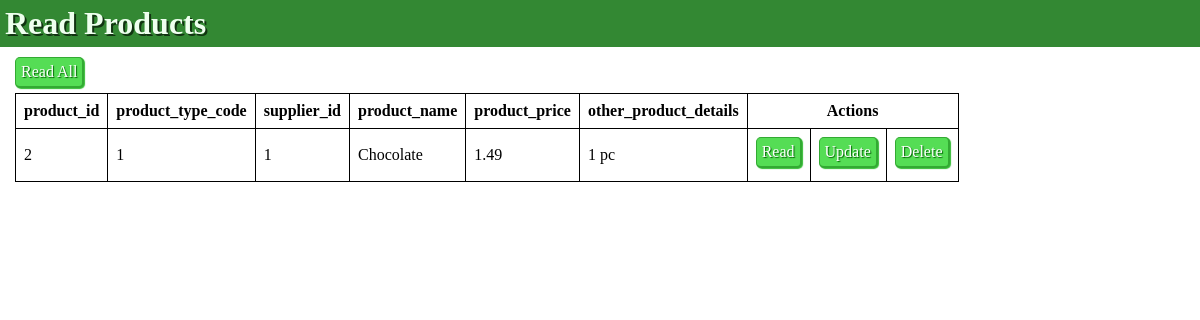
Page /read_screen.php?id=2 on the committed database.
### tables this page shows
CREATE TABLE `products` (
  `product_id` int(11) NOT NULL,
  `product_type_code` int(11) NOT NULL,
  `supplier_id` int(11) NOT NULL,
  `product_name` varchar(60) NOT NULL,
  `product_price` decimal(6,2) NOT NULL,
  `other_product_details` varchar(40) NOT NULL
);

### php/pdo_database.php (called while the page is built, shortened)
<?php
$servername = "localhost";
$dbname = "stardunks";
$username = "Stardunks";
$password = "";
function DB_connect() {
    global $servername, $dbname, $username, $password;
    return $conn = new PDO("mysql:host=$servername;dbname=$dbname", $username, $password);
}
function DB_ReadIntoAssoc($sql) {
    try {
        $conn = DB_connect();
        $conn->setAttribute(PDO::ATTR_ERRMODE, PDO::ERRMODE_EXCEPTION);
        $stmt = $conn->prepare($sql);
        $stmt->execute();
        $stmt->setFetchMode(PDO::FETCH_ASSOC);
        $endRes = $stmt->fetchAll();
        return $endRes;
    }
    catch(PDOException $e) {
        $conn = null;
        return "Error: " . $e->getMessage();
    }
}
?>

### php/generate_tables.php (the view, shortened to what this page needs)
<?php
function GenerateTableWithButtons($data) {
    function buttons($id) {
        $read   = "<td><a href='read_screen.php?id=$id' class='generatedTableButton'>Read</a></td>";
        $update = "<td><a href='update_screen.php?id=$id' class='generatedTableButton'>Update</a></td>";
        $delete = "<td><a href='php/handle_delete.php?id=$id' class='generatedTableButton'>Delete</a></td>";
        $buttons = $read . $update . $delete;
        return $buttons;
    }
    function head($data) {
        $head = "<thead>";
            foreach ($data as $key => $value) {
                $row = "<tr>";
                    foreach ($value as $k => $v) {
                        $row .= "<th>" . $k . "</th>";
                    }
                    $row .= "<th colspan='3'>Actions</th>";
                $row .= "</tr>";
                $head .= $row;
                break;
            }
        $head .= "</thead>";
        return $head;
    }
    function body($data) {
        $body = "<tbody>";
            foreach ($data as $key => $value) {
                $row = "<tr>";
                    foreach ($value as $k => $v) {
                        $row .= "<td>" . $value[$k] . "</td>";
                    }
                $row .= buttons($value['product_id']);
                $row .= "<tr>";
                $body .= $row;
            }
        $body .= "</tbody>";
        return $body;
    }
    $table = "<table border='1' class='generatedTable'>" .  head($data) . body($data) . "</table>";
    return $table;
}
?>

### css/master.css (style rules this page uses)
html, body { margin: 0px; padding: 0px; width: 100%; }
.generatedTable, .generatedTable tr, .generatedTable tr td, .generatedTable tr th, .generatedTableCreate, .generatedTableCreate tr, .generatedTableCreate tr td, .generatedTableCreate tr th { border-collapse: collapse; border: solid black 1px; }
.generatedTable tr td, .generatedTable tr th, .generatedTableCreate tr th, .generatedTableCreate tr td:first-child { padding: 8px; }
.generatedTableButton { text-decoration: none; display: inline-block; background-color: #5d5; box-shadow: 1px 1px 1px 0px #3b3; border-radius: 5px; border-left: 1px solid #3a3; border-top: 1px solid #3a3; border-right: 2px solid #3a3; border-bottom: 2px solid #3a3; color: white; text-shadow: 1px 1px 1px darkgreen; padding: 5px; margin-bottom: 5px; padding-bottom: 5px; }

### rows in the picture
products: product_id "2", product_type_code "1", supplier "1", product_name "Chocolate", product_price "1.49", other_product_details "1 pc"

### other values in the picture
$k "product_id"
$k "product_type_code"
$k "supplier_id"
$k "product_name"
$k "product_price"
$k "other_product_details"
